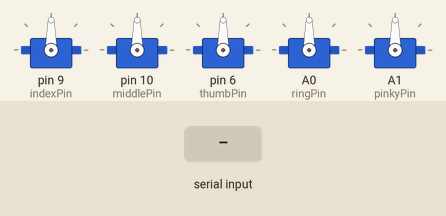
Simulated run of this sketch. Board: Arduino Uno, built with avr-gcc and run on an emulated ATmega328P. Parts: 5 × servo. The inputs (shaded band) are chosen by the test bench.

Above: at 1.2 s.
1.3 s: "I:\n" received over Serial
At 2.4 s:
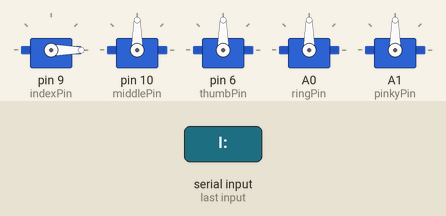
2.8 s: "M:\n" received over Serial
At 3.5 s:
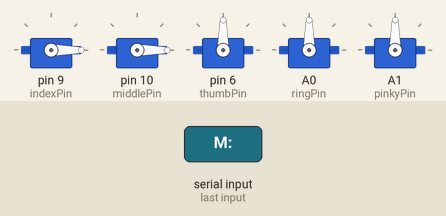
4.3 s: "T:\n" received over Serial
At 4.7 s:
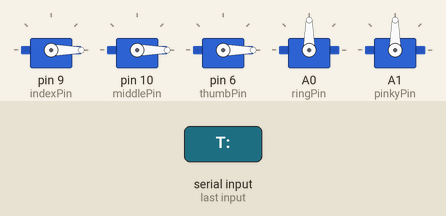
5.8 s: "R:\n" received over Serial
At 7.0 s:
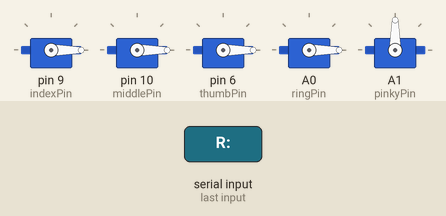
7.3 s: "P:\n" received over Serial
At 8.2 s:
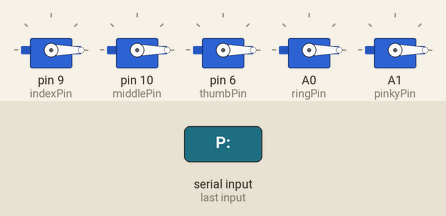
8.8 s: "I:90\n" received over Serial
At 9.4 s:
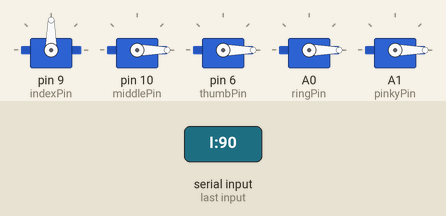
Timing chart, 0 to 11.3 s (numbered marks = the images above; inputs shaded):
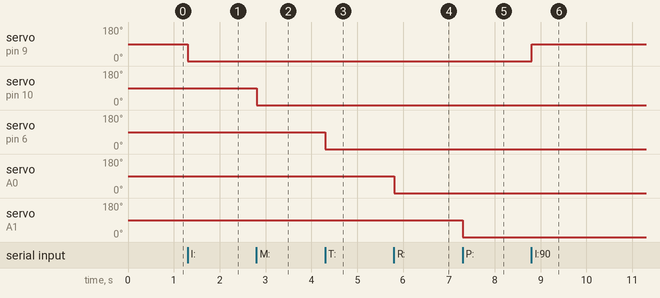

Measured:
- after the input at 1.3 s, servo on pin 9 (indexPin): 90° → 0° at once
- after the input at 2.8 s, servo on pin 10 (middlePin): 90° → 0° at once
- after the input at 4.3 s, servo on pin 6 (thumbPin): 90° → 0° at once
- after the input at 5.8 s, servo on A0 (ringPin): 90° → 0° at once
- after the input at 7.3 s, servo on A1 (pinkyPin): 90° → 0° at once
- after the input at 8.8 s, servo on pin 9 (indexPin): 0° → 90° at once

The sketch:

master_Hand.ino
```cpp
#include <Servo.h>
#include <AccelStepper.h>
#include <SoftwareSerial.h>

AccelStepper stepper(
  AccelStepper::HALF4WIRE,
  2, 4, 3, 5
);

SoftwareSerial slaveSerial(12,11);

Servo indexServ;
Servo middleServ;
Servo thumbServ;
Servo ringServ;
Servo pinkyServ;


int indexPin = 9;
int middlePin = 10;
int thumbPin = 6;
int ringPin = A0;
int pinkyPin = A1;

int targetServoAngle = 90;
long targetStepperPos = 0;

void setup() {
  Serial.begin(9600);
  slaveSerial.begin(9600);

  indexServ.attach(indexPin);
  middleServ.attach(middlePin);
  thumbServ.attach(thumbPin);
  ringServ.attach(ringPin);
  pinkyServ.attach(pinkyPin);

  indexServ.write(targetServoAngle);
  middleServ.write(targetServoAngle);
  thumbServ.write(targetServoAngle);
  ringServ.write(targetServoAngle);
  pinkyServ.write(targetServoAngle);


  stepper.setCurrentPosition(0);
  stepper.setMaxSpeed(600);
  stepper.setAcceleration(300);

}

void loop() {
  //  Always run stepper
  stepper.run();


  //  Handle serial without blocking
  if (Serial.available()) {
    String cmd = Serial.readStringUntil('\n');
    cmd.trim();

    if(cmd.startsWith("B:")||
    cmd.startsWith("S:")||
    cmd.startsWith("E:")){
      slaveSerial.println(cmd);
    }

    if (cmd.startsWith("I:")) {
      targetServoAngle = constrain(cmd.substring(2).toInt(), 0, 180);
      indexServ.write(targetServoAngle);
    }

    if (cmd.startsWith("M:")) {
      targetServoAngle = constrain(cmd.substring(2).toInt(), 0, 180);
      middleServ.write(targetServoAngle);
    }

    if (cmd.startsWith("T:")) {
      targetServoAngle = constrain(cmd.substring(2).toInt(), 0, 180);
      thumbServ.write(targetServoAngle);
    }

    if (cmd.startsWith("R:")) {
      targetServoAngle = constrain(cmd.substring(2).toInt(), 0, 180);
      ringServ.write(targetServoAngle);
    }
    if (cmd.startsWith("P:")) {
      targetServoAngle = constrain(cmd.substring(2).toInt(), 0, 180);
      pinkyServ.write(targetServoAngle);
    }

    if (cmd.startsWith("W:")) {
      targetStepperPos = cmd.substring(2).toInt();
      stepper.moveTo(targetStepperPos);
    }
  }
}
```
